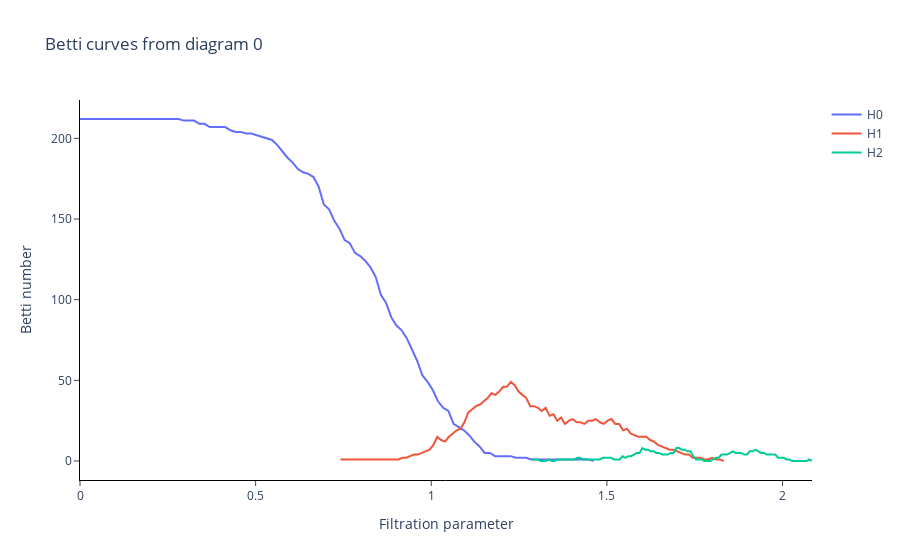

Notebook cell for this chart:
### Code cell
BCurve = BettiCurve()
bc = Anom34_persistence.fit_transform(y_periodic_embedded)

print("Curva de Betti (Anom 3.4)")
Anom34_BC = BCurve.fit_transform_plot(bc)
